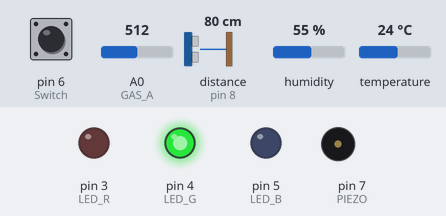
A sketch run on a simulated Arduino Uno, built with avr-gcc and run on an emulated ATmega328P. Parts: output pins drawn as LEDs (lit = HIGH), buzzer (waves = sounding, pin HIGH). Wiring (inferred from the names in the program): ultrasonic range finder: trigger pin 9; echo pin 8. Dashed ring = blinking. Inputs (shaded band) come from the test bench; at power-on: A0 (GAS_A) = 512, distance to the obstacle (sensor on pin 8) 80 cm, pin 6 (Switch) HIGH, humidity 55 %, temperature 24 °C. The echo pulse lasts 58.3 µs per cm; pins used as bus, display or sensor lines are not drawn; what the sketch prints to the serial monitor is not drawn.

Above: at 1.3 s.
1.4 s: A0 (GAS_A) set to 592
2.9 s: A0 (GAS_A) set to 607
At 4.2 s:
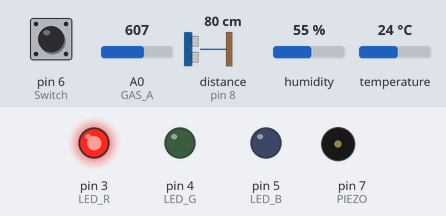
4.6 s: distance to the obstacle (sensor on pin 8) set to 7 cm
6.1 s: distance to the obstacle (sensor on pin 8) set to 4 cm
At 6.43 s:
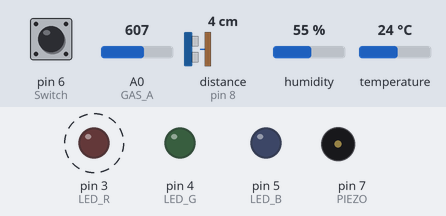
9.6 s: pin 6 (Switch) pulled LOW for 0.65 s
At 9.94 s:
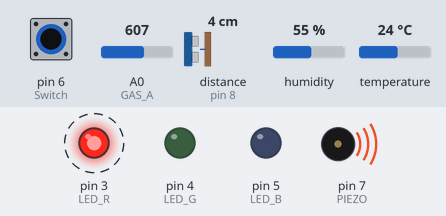
13.1 s: distance to the obstacle (sensor on pin 8) set to 60 cm
Timing chart, 0 to 16.1 s (numbered marks = the images above; inputs shaded):
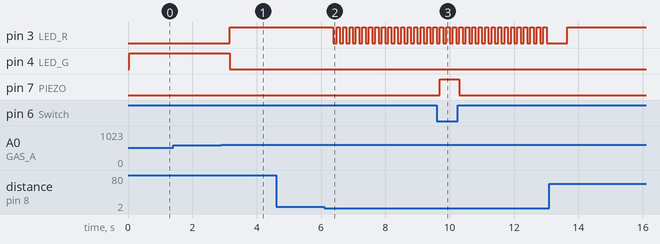

Measured:
- the behaviour switches between 599 and 600 on A0 (GAS_A) (found by bisection; images 0 and 1)
- the behaviour switches between 6 and 5 cm on distance to the obstacle (sensor on pin 8) (found by bisection; images 1 and 2)
- after the input at 1.4 s, every drawn part: stays the same
- after the input at 2.9 s, pin 3 (LED_R): LOW → HIGH after 0.26 s; pin 4 (LED_G): HIGH → LOW after 0.26 s
- after the input at 4.6 s, every drawn part: stays the same
- after the input at 6.1 s, pin 3 (LED_R): alternates HIGH for 0.10 s and LOW for 0.10 s, starting after 0.28 s
- after the input at 9.6 s, pin 7 (PIEZO): LOW → HIGH after 0.09 s, → LOW 0.60 s later

The sketch:

22.Practice.ino
```cpp
#include <DHT.h>

#define DHTPIN 2
#define DHTTYPE DHT11
#define GAS_A A0

#define LED_R 3
#define LED_G 4
#define LED_B 5

#define TRIG 9
#define ECHO 8

#define Switch 6
#define PIEZO 7

DHT mydht(DHTPIN, DHTTYPE);

bool isDanger = false; // 가스 농도가 600 이상인 경우 true로 전환

// 초음파 함수 생성 (실수값으로 반환하는 함수로 생성)
float getDistance() {
  digitalWrite(TRIG, HIGH);
  delayMicroseconds(10);
  digitalWrite(TRIG, LOW);

  float duration = pulseIn(ECHO, HIGH);
  float distance = ((34000*duration)/1000000)/2;

  return distance; //초음파센서가 측정한 거리 값을 받음
}

void setup() {
  Serial.begin(9600);
  mydht.begin();

  pinMode(GAS_A, INPUT);

  pinMode(LED_R, OUTPUT);
  pinMode(LED_G, OUTPUT);
  pinMode(LED_B, OUTPUT);

  pinMode(TRIG, OUTPUT);
  pinMode(ECHO, INPUT);

  pinMode(Switch, INPUT_PULLUP); // 기본적으로 HIGH
  pinMode(PIEZO, OUTPUT);
}

void loop() {
  // 온습도 시리얼 모니터에 출력
  float h = mydht.readHumidity(); // 습도
  float c = mydht.readTemperature(); // 온도

  // 가스 센서 AO값 출력
  float gasVal = analogRead(GAS_A);

  // 초음파센서 거리
  float distance = getDistance();

  // 스위치 상태 (눌렀을 때 LOW)
  int switchState = digitalRead(Switch);

  // 초음파센서로 5cm 거리에 물체 존재 여부
  isDanger = false;

  Serial.print("습도: "+ String(h) + "% 온도: " + String(c) + "°C ");
  Serial.print("가스 농도(AO): " + String(gasVal));
  Serial.println(" 거리: " + String(distance) + "cm");

  if(gasVal >= 600) {
    isDanger = true;
    // 빨간색 LED ON
    digitalWrite(LED_R, HIGH);
    digitalWrite(LED_G, LOW);
    digitalWrite(LED_B, LOW);
  } else if (gasVal >= 300) {
    // 초록색 LED ON
    digitalWrite(LED_R, LOW);
    digitalWrite(LED_G, HIGH);
    digitalWrite(LED_B, LOW);
  } else {
    // 파란색 LED ON
    digitalWrite(LED_R, LOW);
    digitalWrite(LED_G, LOW);
    digitalWrite(LED_B, HIGH);
  }

  while (isDanger && distance <= 5.0) {
    digitalWrite(LED_R, HIGH);
    delay(100);
    digitalWrite(LED_R, LOW);
    delay(100);

    switchState = digitalRead(Switch);

    if (switchState == LOW && isDanger) {
      digitalWrite(PIEZO, HIGH);
    } else {
      digitalWrite(PIEZO, LOW);
    }

    distance = getDistance(); // 무한루프를 빠져나오는 코드
  }

  delay(500);
}
```
